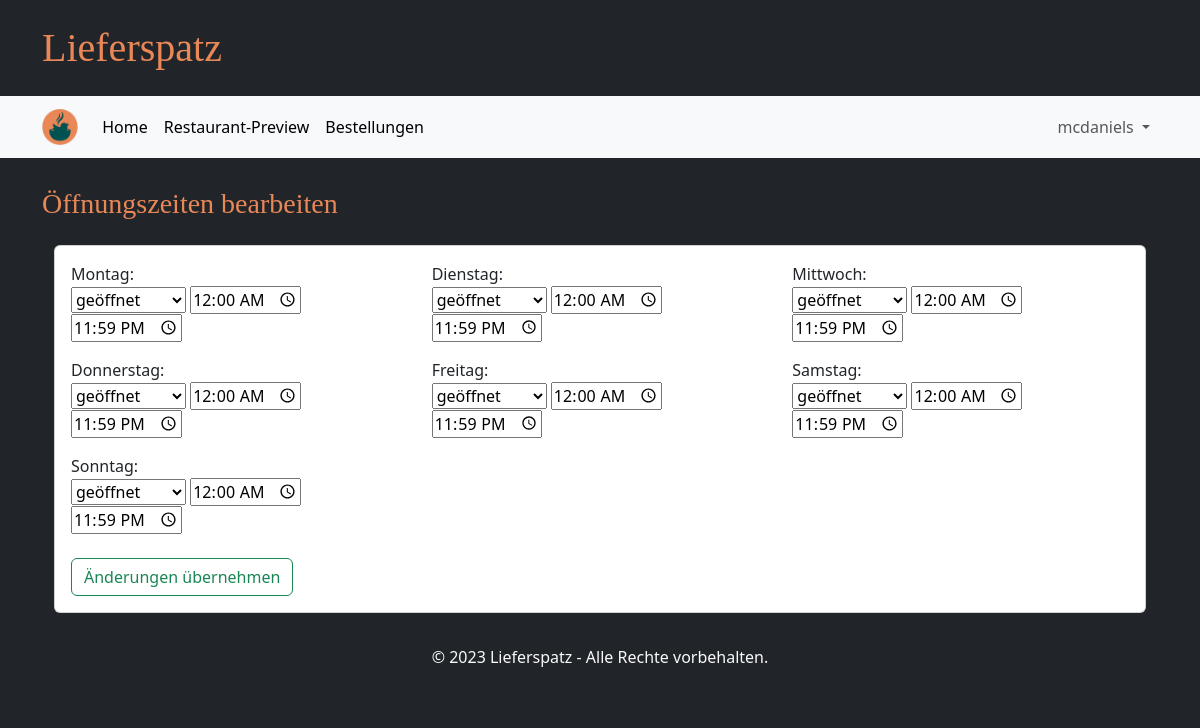
Screenshot of /edit_time (signed in) with the database file from the repository.
### tables this page shows
CREATE TABLE Oeffnungszeit(
            GUsername TEXT NOT NULL,
            Wochentag TEXT NOT NULL CHECK(Wochentag IN ('Montag','Dienstag','Mittwoch','Donnerstag','Freitag','Samstag','Sonntag')),
            Von time NOT NULL,
            Bis time NOT NULL CHECK(Von < Bis),
            FOREIGN KEY (GUsername) REFERENCES GeschaeftsAccount(Username),
            PRIMARY KEY (GUsername, Wochentag)
        );

### main.py (the view, shortened to what this page needs)
@app.route("/edit_time", methods=["GET", "POST"])
def edit_restaurant_time():
    if "user" in session and "business" in session:
        profile = database.get_restaurant(session["user"])
        profile["times"] = database.get_business_hours(session["user"])
        return render_template("edit_time.html", profile=profile, weekdays=WEEKDAYS)
    else:
        return redirect(url_for("login_business_page"))

### database.py (called while the page is built)
def getData(sql, params = ()):
    dbcon = sqlite3.connect("instance/db.db")
    cursor = dbcon.cursor()
    cursor.execute(sql, params)
    return cursor

def get_restaurant(username):
    request_pointer = getData("""SELECT Username, Restaurantname, Beschreibung, Strasse, Hausnummer, Plz
                              FROM GeschaeftsAccount
                              WHERE Username = ? """,(username,))
    result = request_pointer.fetchone()
    restaurant = {
            "username": result[0],
            "name": result[1],
            "description": result[2],
            "street": result[3],
            "housenumber": result[4],
            "postalcode": result[5]
        }
    return restaurant

def get_business_hours(username):
    times = {}
    request_pointer = getData("""
        SELECT *
        FROM Oeffnungszeit
        WHERE GUsername = ?""",
        (username,))
    for entry in request_pointer.fetchall():
        times[entry[1]] = {
            "from": entry[2],
            "until": entry[3],
        }
    return times

### templates/edit_time.html (shortened to what this page needs)
{% extends "base.html" %}
{% block heading %}Öffnungszeiten bearbeiten{% endblock %}
{% block content %}
<div class="justify-content-center">
  <div class="card">
    <div class="card-body bg-transparent">
      <form action="" method="POST">
        <div class="row">
          {% for day in weekdays %}
          <div class="bg-transparent mb-3 col-4">
            <div class="card-text">{{ day }}: </div>
            <select name="open_closed_{{ day }}">
              <option value="open" {% if day in profile['times'].keys() %} selected {% endif %}>geöffnet</option>
            </select>
            {% if day in profile['times'].keys() %}
            <input type=time class="card-text" name="openingTime_{{ day }}" value="{{ profile['times'][day]['from'] }}" placeholder="Geben Sie die Öffnungszeit ein">
            <input type=time class="card-text" name="closingTime_{{ day }}" value="{{ profile['times'][day]['until'] }}" placeholder="Geben Sie die Schließzeit ein">
            {% else %}
            <input type=time class="card-text" name="openingTime_{{ day }}" placeholder="Geben Sie die Öffnungszeit ein">
            <input type=time class="card-text" name="closingTime_{{ day }}" placeholder="Geben Sie die Schließzeit ein">
            {% endif %}
          </div>
          {% endfor %}
        </div>
        <button name="save" type="submit" class="btn btn-outline-success mt-2">Änderungen übernehmen</button>
      </form>
    </div>
  </div>
</div>
{% endblock %}

### rows the page displays
Oeffnungszeit: Wochentag "Montag", Von "00:00", Bis "23:59"
Oeffnungszeit: Wochentag "Dienstag", Von "00:00", Bis "23:59"
Oeffnungszeit: Wochentag "Mittwoch", Von "00:00", Bis "23:59"
Oeffnungszeit: Wochentag "Donnerstag", Von "00:00", Bis "23:59"
Oeffnungszeit: Wochentag "Freitag", Von "00:00", Bis "23:59"
Oeffnungszeit: Wochentag "Samstag", Von "00:00", Bis "23:59"
Oeffnungszeit: Wochentag "Sonntag", Von "00:00", Bis "23:59"

### other values shown
{{ session['user'] }} "mcdaniels"
